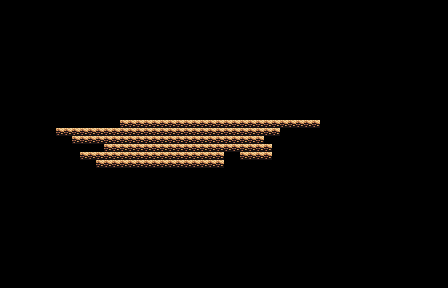

This game map was drawn from its Tiled (.tmx) file and the tilesets committed beside it. A one-line description and the trimmed map source follow:
An orthogonal 56x36 tile map with 8x8 px tiles, 4 tile layers (water_bg, walls, base, water) and 7 objects.

<map version="1.2" tiledversion="1.2.1" orientation="orthogonal" renderorder="right-down" width="56" height="36" tilewidth="8" tileheight="8" infinite="0" nextlayerid="21" nextobjectid="12">
 <properties>
  <property name="inside" value="false" />
  <property name="name" value="Third Stratum: Sacred Jungle" />
  <property name="season" value="summer" />
 </properties>
 <tileset firstgid="1" name="updtileset" tilewidth="8" tileheight="8" spacing="2" margin="1" tilecount="280" columns="10">
  <image source="updtileset.png" trans="ff00ff" width="100" height="288" />
 </tileset>
 <layer id="11" name="water_bg" width="56" height="36">
  <data>[2016 cells, 0 non-empty, 0 distinct tile ids]</data>
 </layer>
 <layer id="12" name="walls" width="56" height="36">
  <data>[2016 cells, 0 non-empty, 0 distinct tile ids]</data>
 </layer>
 <layer id="13" name="base" width="56" height="36">
  <data>[2016 cells, 136 non-empty, 1 distinct tile ids]</data>
 </layer>
 <layer id="14" name="water" width="56" height="36">
  <data>[2016 cells, 0 non-empty, 0 distinct tile ids]</data>
 </layer>
 <objectgroup id="19" name="pathing" />
 <objectgroup id="18" name="subareas" visible="0">
  <object id="9" x="0" y="0" width="448" height="288">
   <properties>
    <property name="name" value="s3" />
   </properties>
  </object>
 </objectgroup>
 <objectgroup id="15" name="zones" visible="0" />
 <objectgroup id="16" name="cutscenes" visible="0" />
 <objectgroup id="7" name="fishingzones" visible="0" />
 <objectgroup id="20" name="sounds" />
 <objectgroup id="8" name="transitions">
  <object id="5" x="312" y="56" width="8" height="64">
   <properties>
    <property name="animation" value="up" />
    <property name="areaSpawn" value="SPs4entrance" />
    <property name="areaTo" value="S4" />
    <property name="automatic" value="yes" />
   </properties>
  </object>
  <object id="7" x="56" y="8" width="8" height="120">
   <properties>
    <property name="animation" value="down" />
    <property name="areaSpawn" value="SPs2exit" />
    <property name="areaTo" value="S2" />
    <property name="automatic" value="yes" />
   </properties>
  </object>
 </objectgroup>
 <objectgroup id="9" name="spawnzones" visible="0" />
 <objectgroup id="6" name="waypoints">
  <object id="2" x="104" y="128">
   <properties>
    <property name="name" value="SPs3entrance" />
   </properties>
   <point />
  </object>
  <object id="4" x="288" y="120">
   <properties>
    <property name="name" value="SPs3exit" />
   </properties>
   <point />
  </object>
  <object id="10" x="320" y="120">
   <properties>
    <property name="name" value="TRs3exit" />
   </properties>
   <point />
  </object>
  <object id="11" x="56" y="128">
   <properties>
    <property name="name" value="TRs3entrance" />
   </properties>
   <point />
  </object>
 </objectgroup>
 <objectgroup id="10" name="entity" visible="0" />
</map>
